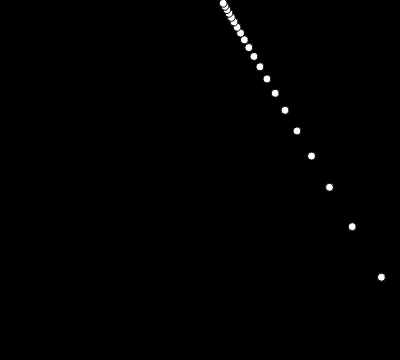
Frame 1 (no input)
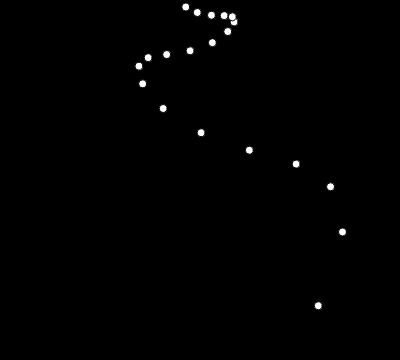
Frame 60 (no input)
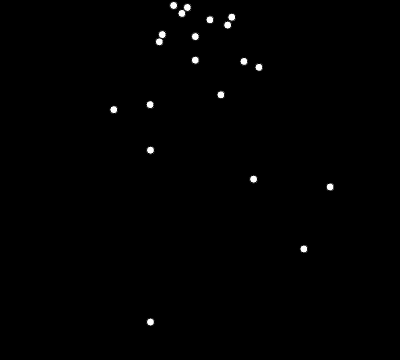
Frame 120 (the mouse pressed at the canvas centre since frame 60)

The p5.js sketch that drew these frames (run headless with seeded random() and noise() and a simulated clock; from frame 60 on, the mouse is pressed at the canvas centre):

// p5.js sketch
// ── sketch.js
class Pendulum {

  constructor(origin, r) {
    this.origin = origin;
    this.r = r;
    this.angle = PI / 6;
    this.aVelocity = 0;
    this.aAcceleration = 0;
  }

  update() {
    var g = 3.0;
    this.aAcceleration = -1 * g / this.r * sin(this.angle);
    this.aVelocity += this.aAcceleration;
    this.angle += this.aVelocity;
  }

  display() {
    let x = this.r * sin(this.angle);
    let y = this.r * cos(this.angle);
    let position = createVector(x, y);
    position.add(this.origin);

    stroke(0);
    fill(255);
    ellipse(position.x, position.y, 8, 8);
  }
}

let c;
let pendulums = [];

function setup() {
  c = createCanvas(400, 360);
  let n = 20;
  let origin = createVector(width / 2, -40);
  for (let i = 0; i < n; i++) {
    let b =  (11 + i) / 20 / TWO_PI;
    let r = 2.8 / (b * b);
    let p = new Pendulum(origin, r);
    pendulums.push(p);
  }
}

function draw() {
  background(0);
  pendulums.forEach(function (p) {
    p.update();
    p.display();
  });
}
